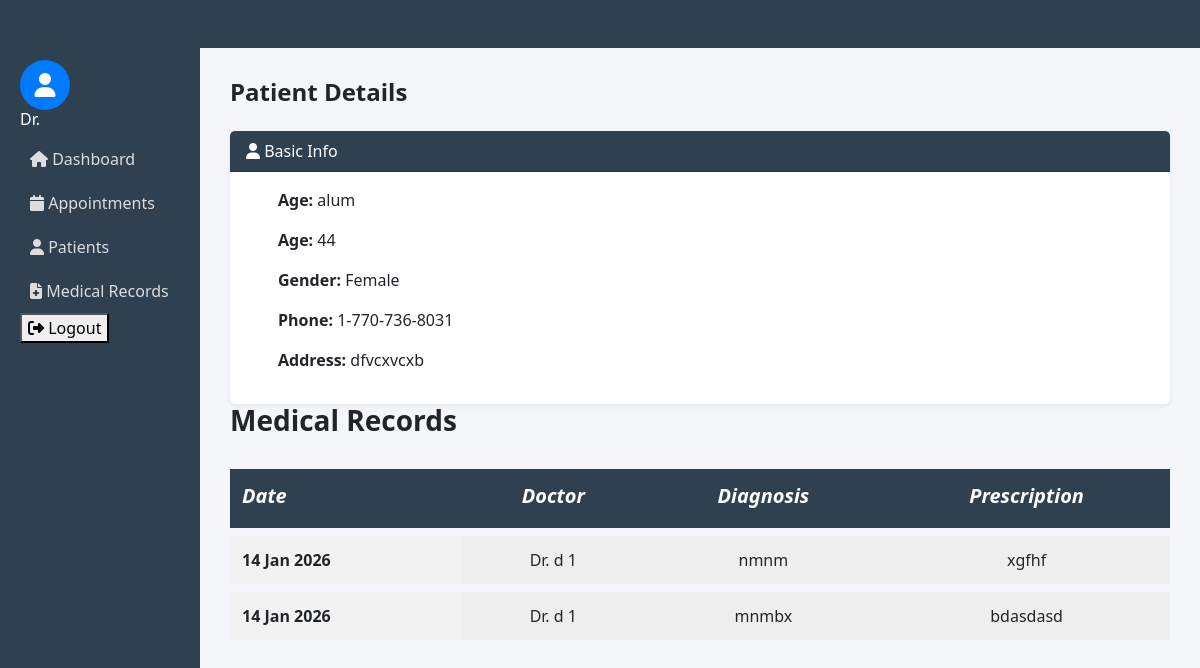
The page /doctors/patients/3/ on the database its author committed.
### patientapp/models.py (models this page shows, shortened)
class Patient(models.Model):
    user = models.OneToOneField(User, on_delete=models.CASCADE)
    full_name = models.CharField(max_length=100, null=True, blank=True)
    age = models.IntegerField(null=True, blank=True)
    gender = models.CharField(max_length=10, null=True, blank=True)
    phone = models.CharField(max_length=15, null=True, blank=True)
    address = models.TextField(null=True, blank=True)
    created_at = models.DateTimeField(auto_now_add=True,null=True, blank=True)

class MedicalRecord(models.Model):
    patient = models.ForeignKey(Patient, on_delete=models.CASCADE)
    doctor = models.ForeignKey('doctorapp.Doctor', on_delete=models.SET_NULL,
        null=True,
        blank=True)
    diagnosis = models.TextField()
    appointment = models.ForeignKey(Appointment, on_delete=models.CASCADE, null=True, blank=True)  # NEW
    prescription = models.TextField()
    allergies = models.TextField(blank=True, null=True)
    treatment_history = models.TextField(blank=True, null=True)
    created_at = models.DateTimeField(auto_now_add=True)

### doctorapp/models.py (models this page shows)
class Doctor(models.Model):
    user = models.OneToOneField(User, on_delete=models.CASCADE)
    specialization = models.ForeignKey(
        Department,
        on_delete=models.SET_NULL,
        null=True,
        blank=True
    )
    phone = models.CharField(max_length=15, null=True)
    location = models.ForeignKey(
        Location,
        on_delete=models.SET_NULL,
        null=True,
        blank=True
    )
    def __str__(self):
        return f"Dr. {self.user.first_name} {self.user.last_name}"

### accounts/models.py (models this page shows)
class User(AbstractUser):
    ROLE_CHOICES = (
        ('ADMIN', 'Admin'),
        ('DOCTOR', 'Doctor'),
        ('PATIENT', 'Patient'),
    )
    role = models.CharField(max_length=10, choices=ROLE_CHOICES)

### doctorapp/views.py (the view)
# urls.py: path('patients/<int:patient_id>/', patient_detail, name='doctor_patient_detail'),
def patient_detail(request, patient_id):
    patient = get_object_or_404(Patient, id=patient_id)
    return render(request, 'doctor/patient_detail.html', {'patient': patient})

### templates/doctor/patient_detail.html (shortened to what this page needs)
{% extends "doctor/base.html" %}
{% load static %}
{% block content %}
<h4 class="mb-4"><strong>Patient Details</strong></h4>
<div class="card shadow-sm border-0">
<div class="card-header text-white" style="background :#2f4050;">
          <i class="fa-solid fa-user"></i> Basic Info
</div>
<div class="card-body">
<ul>
    <p><strong>Age:</strong> {{ patient.full_name }}</p>
    <p><strong>Age:</strong> {{ patient.age }}</p>
    <p><strong>Gender:</strong> {{ patient.gender }}</p>
    <p><strong>Phone:</strong> {{ patient.phone }}</p>
    <p><strong>Address:</strong> {{ patient.address }}</p>
</ul>
</div>
</div>
<h3 class="mb-4"><strong>Medical Records</strong></h3>
<table class="comparison-table">
    <thead>
        <tr>
            <th><i>Date</i></th>
            <th><i>Doctor</i></th>
            <th><i>Diagnosis</i></th>
            <th><i>Prescription</i></th>
        </tr>
    </thead>
    <tbody>
        {% for record in patient.medicalrecord_set.all %}
        <tr>
            <td>{{ record.created_at|date:"d M Y" }}</td>
            <td>{{ record.doctor }}</td>
            <td>{{ record.diagnosis }}</td>
            <td>{{ record.prescription }}</td>
        </tr>
        {% empty %}
        <tr>
            <td colspan="4">No medical history</td>
        </tr>
        {% endfor %}
    </tbody>
</table>
{% endblock %}

### static/css/doctor.css (style rules this page uses)
body { background: #f4f6f9; }
.comparison-table { width: 100%; border-collapse: separate; border-spacing: 0 8px; text-align: center; }
.comparison-table th { background: #2f4050; color: white; padding: 12px; font-size: 14px; }
.comparison-table th:first-child { text-align: left; }
.comparison-table td { background: #eee; padding: 12px; }
.comparison-table td:first-child { text-align: left; font-weight: bold; background: #f2f2f2; }
.comparison-table i { font-size: 20px; display: block; margin-bottom: 5px; }

### rows shown on the page
Patient: full_name "alum", age "44", gender "Female", phone "1-770-736-8031", address "dfvcxvcxb"
MedicalRecord: created_at "14 Jan 2026", doctor "Dr. d 1", diagnosis "nmnm", prescription "xgfhf"
MedicalRecord: created_at "14 Jan 2026", doctor "Dr. d 1", diagnosis "mnmbx", prescription "bdasdasd"
